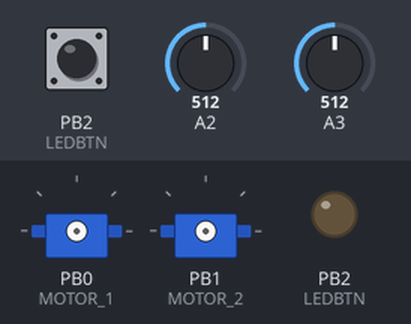
This sketch was run on a simulated ATtiny85, built with avr-gcc and run on an emulated ATtiny85. On the bench: 2 × servo, output pins drawn as LEDs (lit = HIGH). Wiring (inferred from the names in the program): 2 × servo: signal PB0 / signal PB1. Inputs (shaded band) come from the test bench; at power-on: A3 = 512, PB2 (LEDBTN) HIGH, A2 = 512. Servo pulses on a pin are drawn as a servo (544–2400 µs = 0–180°).

Above: at 0.77 s.
1.3 s: A3 set to 80
4.3 s: PB2 (LEDBTN) pulled LOW for 0.15 s
At 4.79 s:
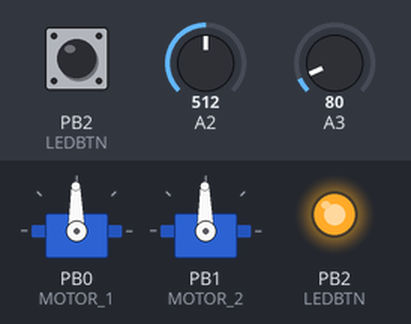
7.4 s: PB2 (LEDBTN) pulled LOW for 3.2 s
At 8.14 s:
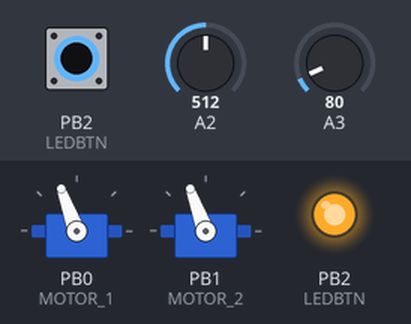
12.9 s: A3 set to 511
15.9 s: A3 set to 554
Timing chart, 0 to 19.9 s (numbered marks = the images above; inputs shaded):
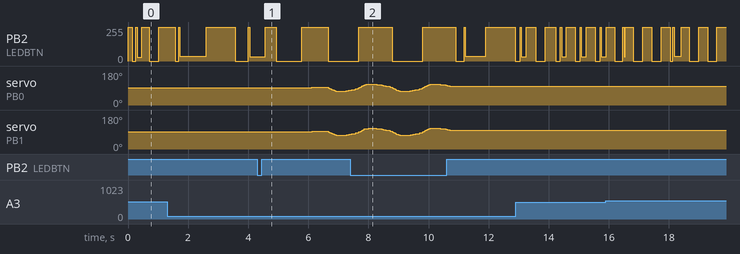

The sketch:

so2walk_tiny.ino
```cpp
/* SO(2)-Walker for Plops
 *
 * written by Matthias Kubisch
 * Version for plops 0.01
 * Oct 30th, 2019
 *
 *
 * TODO:
 * + correct amplitude when playing a low freq. (amp is very low here)
 * + create board file ad cleanup code
 */


#include "jcl_tinyservo.h"
#include "jcl_switchpot.h"
#include "jcl_neural_osc.h"
//#include "jcl_plops.h"


/* LED + button */
#define LEDBTN 2

/* motors */
#define MOTOR_1 0
#define MOTOR_2 1

/* potis */
#define POTI_1 A2
#define POTI_2 A3

#define PREAMP 1.4f
#define MAX_ANGLE 90
#define WAIT_US 20000

/* timing */
unsigned long timestamp = 0;

bool pressed = false;
volatile bool paused = true;

jcl::Tinyservo motor_1;
jcl::Tinyservo motor_2;

jcl::SwitchPot poti_1(POTI_1, /*init1:*/.5f, /*init1:*/.5f); //amplitude
jcl::SwitchPot poti_2(POTI_2, /*init1:*/.5f, /*init2:*/.5f); //freq+phase

jcl::NeuralOscillator osc;

bool button_pressed() {
  static int integ = 0;
  pinMode(LEDBTN, INPUT_PULLUP);
  bool buttonstate = !digitalRead(LEDBTN);
  pinMode(LEDBTN, OUTPUT);

  integ += buttonstate ? 1 : -1;
  integ = constrain(integ, 0, 10);

  return integ>=5;
}

void setup() {
  /* interrupt for refreshing the servos */
  OCR0A = 0x7F;
  TIMSK |= _BV(OCIE0A);    // enable compare interrupt (see below)

  pinMode(LEDBTN, OUTPUT);

  osc.set_frequency(poti_2.get_1st());
  osc.restart();
}

void loop() {

  /* pause, if button was pressed before and then released */
  bool state = button_pressed();
  if (pressed and !state)
  {
    if (paused) {
      paused = false;
      motor_1.attach(MOTOR_1);
      motor_2.attach(MOTOR_2);
      poti_1.set(false);
      poti_2.set(false);
      osc.restart();
    } else {
      paused = true;

      motor_1.detach();
      motor_2.detach();
      poti_1.set(true);
      poti_2.set(true);
    }
  }
  pressed = state;

  poti_1.step();
  poti_2.step();

  /* propagate neural oscillator */
  osc.set_frequency(poti_2.get_1st());
  osc.step();


  /* read desired phase and create phase shifted motor signals */
  const float phase = 2*poti_2.get_2nd() - 1.f;

  /* create phase shifted motor signals */
  const float u1 = osc.x1;
  const float u2 = osc.get_phase_shifted_x1(phase);

  /* read desired amplitudes */
  const float lev = poti_1.get_1st();
  const float dif = poti_1.get_2nd();

  const float amp1 = PREAMP * lev * dif;
  const float amp2 = PREAMP * lev *(1.f - dif);

  /* calc motor outputs */
  const uint8_t out_1 = constrain(round( u1*amp1*MAX_ANGLE ) + MAX_ANGLE, 0, 2*MAX_ANGLE);
  const uint8_t out_2 = constrain(round( u2*amp2*MAX_ANGLE ) + MAX_ANGLE, 0, 2*MAX_ANGLE);

  /* write motors */
  if (!paused) {
    motor_1.write(out_1);
    motor_2.write(out_2);
  }

  /* set LED output */
  if (u1 > .0f) {
    pinMode(LEDBTN, INPUT_PULLUP);
  }
  else {
    pinMode(LEDBTN, OUTPUT);
    digitalWrite(LEDBTN, LOW);
  }

  /* loop delay, wait until timer signals next 10ms slot is done */
  while(micros() - timestamp < WAIT_US);
  timestamp = micros();

}


/* gets called once every 2 milliseconds */
volatile uint8_t dt = 0;

SIGNAL(TIMER0_COMPA_vect)
{
  ++dt;
  if (dt >= 10) { // apply the servos every 20 milliseconds
    dt = 0;
    if (!paused) {
      motor_1.apply();
      motor_2.apply();
    }
  }
}
```

jcl_modules.cpp
```cpp
#include "jcl_modules.h"

namespace jcl {

/* clips values to Interval [l_limit, u_limit] */
float clip(float x, float l_limit, float u_limit)
{
    if (x > u_limit) return u_limit;
    else if (x < l_limit) return l_limit;
    else return x;
}

} /* namespace jcl */
```

jcl_modules.h
```cpp
#ifndef JCL_MODULES_H
#define JCL_MODULES_H

#include <math.h>

namespace jcl {

/* clips values to Interval [l_limit, u_limit] */
float clip(float x, float l_limit, float u_limit);

} /* namespace jcl */

#endif /* JCL_MODULES_H */
```

jcl_neural_osc.h
```cpp
#ifndef NEURAL_OSC_H
#define NEURAL_OSC_H

/*---------------------------------+
 | Matthias Kubisch                |
 | kubisch@informatik.hu-berlin.de |
 | October 6th, 2019               |
 +---------------------------------*/

/* Description:
 *
 * Neural-SO(2)-Oscillator.
 * The theoretical basis can be found in this paper:
 * 'SO(2)-Networks as Neural Oscillators' by Frank Pasemann, Manfred Hild and Keyan Zahedi.
 *
 * Brief Description:
 * A fully connected recurrent Two-Neuron-Network is configured as an oscillating system.
 * The weight matrix can roughly be considered a rotation matrix while the state vector is
 * rotated by a defined angle per step. Frequency and amplitude of the oscillation is
 * determined by self (s) and ring (r) coupling weights.
 *
 * update rule:
 * (x1,x2)^T  <-- tanh[ (1+eps) * r(dp) * (x1,x2)^T + (b1,b2)^T ]
 *
 * r(dp) = [ cos(dp), sin(dp)
 *          -sin(dp), cos(dp) ]
 */

#include <math.h>
#include "jcl_modules.h"

namespace jcl {

class NeuralOscillator {
public:

    /*
       weights  [w11, w12
       matrix:   w21, w22]

       bias     [b1    state   [x1
       vector:   b2]   vector:  x2]
    */

    const float velmin;
    const float velmax;

    float w11, w12, w21, w22, b1, b2, x1, x2;

    NeuralOscillator(float velmin = M_PI / 64, float velmax = M_PI / 8)
    : velmin(velmin)
    , velmax(velmax)
    , w11(), w12(), w21(), w22()
    , b1(), b2(), x1(), x2()
    {
        set_weights(1.0);
    }


    /* call this function to create a new weight matrix
       according to some new desired frequency.
     */
    void set_weights(float frq)
    {
        /* stepsize of oscillator (frequency) */
        const float dp = frq * velmax + (1 - frq) * velmin;

        /* add non-linearity */
        const float k = 1.0f + 1.5f*dp; // useful range: 1 + 1dp ... 1 + 2dp

        /* determine self and ring coupling */
        const float s = cos(dp) * k;
        const float r = sin(dp) * k;

        /* rotation matrix */
        w11 =  s; w12 = r;
        w21 = -r; w22 = s;
    }

    /* start and restart */
    void restart(void) {
        x1 = .00001f; /* a little grain is needed to gently start the oscillation */
        x2 = .0f;
    }

    /* dampening oscillation */
    void damp() {
        x1 *= 0.9;
        x2 *= 0.9;
    }

    /* stop the oscillation immediately */
    void stop(void) {
        x1 = .0f;
        x2 = .0f;
    }

    void set_frequency(float val) { set_weights(clip(val, 0.f, 1.f)); }

    void step(void) {
        const float a1 = w11*x1 + w12*x2 + b1;
        const float a2 = w21*x1 + w22*x2 + b2;
        x1 = tanh(a1);
        x2 = tanh(a2);
    }

    float get_phase_shifted_x1(float phase) const { return x1 * cos(M_PI * phase) + x2 * sin(M_PI * phase); }

};

} /* namespace jcl */

#endif /* NEURAL_OSC_H */
```

jcl_switchpot.h
```cpp
#ifndef JCL_SWITCHPOT_H
#define JCL_SWITCHPOT_H

/*-----------------------+
 | Savepot               |
 | Jetpack Cognition Lab |
 | Matthias Kubisch      |
 | October 28th 2019     |
 +-----------------------*/

#include "Arduino.h"
//#include <EEPROM.h>


namespace jcl {

const float unlock_dx = 0.125;

float readpin(uint8_t pin) { return analogRead(pin) / 1023.f; }

void  savef(uint16_t addr, float f) {/*TODO*/} // EEPROM.write(prog_addr, program_set);
float loadf(uint16_t addr)          {/*TODO*/} // value = EEPROM.read(prog_addr);


class LockedADC {
    uint8_t pin;
    bool locked;
    float value;

public:

    LockedADC(uint8_t pin, float initial = 0.f, bool locked = true )
    : pin(pin), locked(locked), value(initial)
    {}

    void lock(void) { locked = true; }

    float get(void) const { return value; }

    void step(void) {
        const float nextval = readpin(pin);

        if (!locked) {
            value = nextval; // override immediately
        } //.. or check if we can unlock
        else if (fabs(value - nextval) <= unlock_dx) {
            locked = false;
            value = nextval;
        }
    }
};


class SwitchPot {
    //uint8_t eeprom_address;
    LockedADC val1, val2;
    bool flag = true;

public:
    SwitchPot(uint8_t pin/*, uint8_t address*/, float init1=0.5f, float init2=.5f)
    //: eeprom_address(address)
    : val1(pin, init1), val2(pin, init2)
    {
        //load();
    }

    void set(bool f) {
        flag = f;
        if (flag) val2.lock(); else val1.lock();
        //TODO save when locking
    }

    void step(void) {
        if (flag) val1.step(); else val2.step();
    }

    float get_1st(void) const { return val1.get(); }
    float get_2nd(void) const { return val2.get(); }
};


} /* namespace jcl */

#endif /* JCL_SWITCHPOT_H */
```

jcl_tinyservo.h
```cpp
/*-----------------------+
 | Tinyservo             |
 | Jetpack Cognition Lab |
 | Matthias Kubisch      |
 | October 28th 2019     |
 +-----------------------*/

/* use apply() once every 20 milliseconds
   e.g. with an interupt of timer0
 */


#include "Arduino.h"

namespace jcl {

    const uint8_t default_angle = 90;

    const uint16_t def_min_ang = 0;
    const uint16_t def_max_ang = 180;

    const uint16_t def_min_us = 544;
    const uint16_t def_max_us = 2400;

class Tinyservo {
    bool is_attached;
    uint8_t pin, angle;
    uint16_t dt_us;

public:
    Tinyservo(void)
    : is_attached(false)
    , pin(255)
    , angle(default_angle)
    , dt_us(0)
    {}

    void attach(uint8_t p) {
        pin = p;
        angle = default_angle;
        is_attached = true;
        pinMode(pin, OUTPUT);
    }

    void detach(void) {
        is_attached = false;
        pinMode(pin, INPUT);
    }

    void write(uint8_t target) {
        angle = target;
        if (not is_attached) return;
        dt_us = map(target, def_min_ang, def_max_ang, def_min_us, def_max_us);
    }

    void apply(void) const {
        digitalWrite(pin, HIGH);
        delayMicroseconds(dt_us);
        digitalWrite(pin, LOW);
    }

};

} /* namespace jcl */
```
